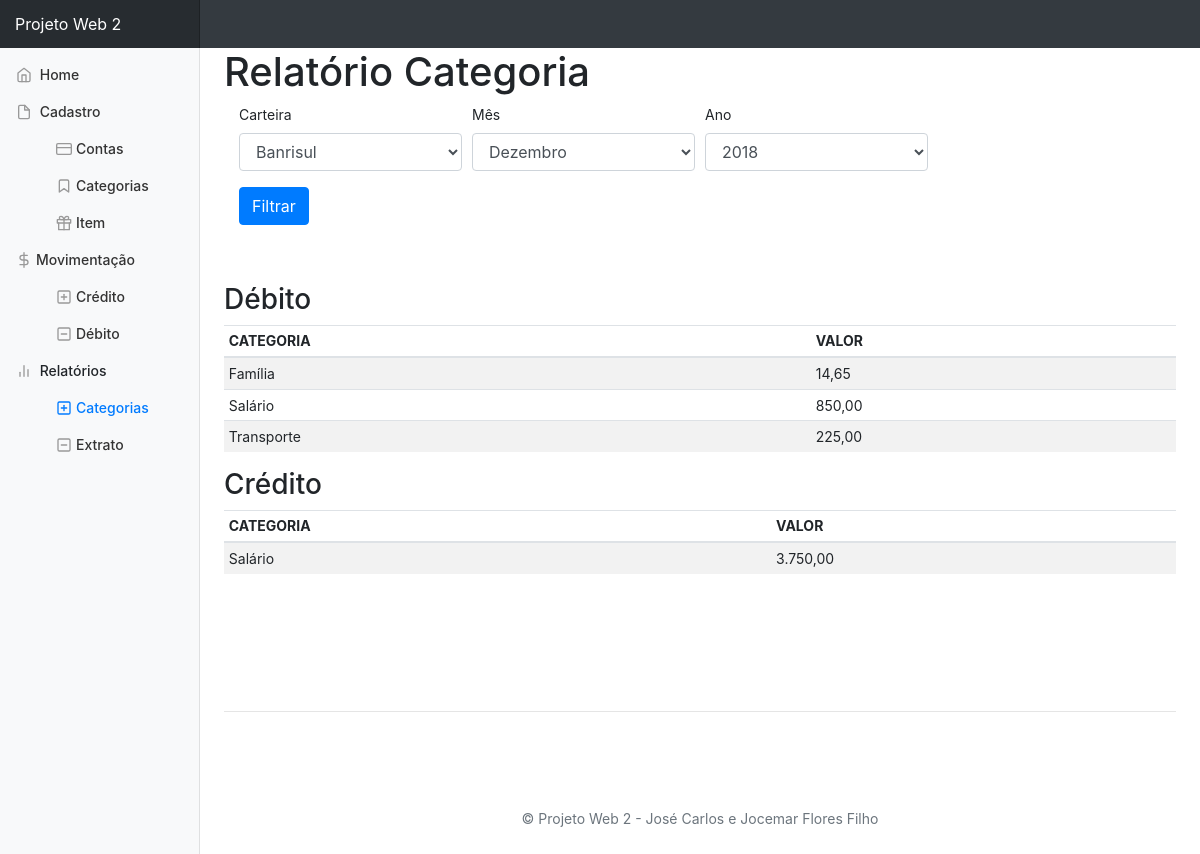
Page /?page=relatorio_categoria on the committed database.
### tables this page shows
CREATE TABLE `movimentacao` (
  `id` int(10) UNSIGNED NOT NULL,
  `id_centro_custos` int(10) UNSIGNED NOT NULL,
  `id_conta` int(10) UNSIGNED NOT NULL,
  `tipo_mov` varchar(10) NOT NULL,
  `data` date NOT NULL,
  `descricao` varchar(100) NOT NULL,
  `valor` decimal(10,2) NOT NULL
);

CREATE TABLE `centro_custos` (
  `id` int(10) UNSIGNED NOT NULL,
  `nome` varchar(45) NOT NULL
);

### class/class.ContasDAO.php (called while the page is built, shortened)
<?php
include_once($_SERVER['DOCUMENT_ROOT']."/projeto-web2/inc/class.DbAdmin.php");
require_once 'class.Contas.php';
class ContasDAO
{
	private $dba;
	public function ContasDAO()
	{
		$dba = new DbAdmin('mysql');
		$dba->connect('localhost', 'root', '', 'contas');
		$this->dba = $dba;
	}
	public function lista()
	{
		$dba = $this->dba;
		$query = 'SELECT * FROM contas ORDER BY nome';
		$res = $dba->query($query);
		$num = $dba->linhas_consulta($res);
		for ($i=0; $i<$num; $i++) {
			$idc = $dba->result($res, $i, 'id');
			$nom = $dba->result($res, $i, 'nome');
			$con = new Contas();
			$con->setId($idc);
			$con->setNome($nom);
			$ver[] = $con;
		}
		return $ver;
	}
}
 ?>

### inc/class.DbAdmin.php (called while the page is built, shortened)
<?php
	class DbAdmin{
		private $conn;
		private $tipo;
		public function DbAdmin($tipo){
			$this->tipo = $tipo;
		}
		public function connect($host, $user, $pass, $base){
			switch ($this->tipo) {
				case 'mysql':
					$this->conn = mysql_connect($host, $user, $pass) or die(mysql_error());
					break;
			}
		}
		public function query($sql){
			switch ($this->tipo) {
				case 'mysql':
					$res = mysql_query($sql, $this->conn) or die(mysql_error());
					break;
			}
			return $res;
		}
		public function linhas_consulta($res){
			$num = mysql_num_rows($res);
			return $num;
		}
		public function result ($res, $lin, $col){
			switch($this->tipo){
				case 'mysql':
					$val = mysql_result($res, $lin, $col);
				break;
			}
			return $val;
		}
	}
?>

### class/class.Contas.php (called while the page is built, shortened)
<?php
	class Contas{
		private $id;
		private $nome;
		public function setId($id){
			$this->id = $id;
		}
		public function setNome($nome){
			$this->nome = $nome;
		}
		public function getId(){
			return $this->id;
		}
		public function getNome(){
			return $this->nome;
		}
	}
?>

### class/class.RelatorioDAO.php (called while the page is built, shortened)
<?php
require_once ($_SERVER['DOCUMENT_ROOT']."/projeto-web2/inc/class.DbAdmin.php");
require_once 'class.Relatorio.php';
class RelatorioDAO
{
	private $dba;
	public function RelatorioDAO()
	{
		$dba = new DbAdmin('mysql');
		$dba->connect('localhost', 'root', '', 'contas');
		$this->dba = $dba;
	}
	public function extratoCatetoria($tipo, $mes, $ano, $carteira)
	{
		$dba = $this->dba;
		$query = 'SELECT movimentacao.id,
		movimentacao.tipo_mov,
        movimentacao.data,
        FORMAT(SUM(movimentacao.valor), 2, "de_DE") AS soma,
        contas.nome AS conta,
        contas.id,
        centro_custos.nome,
        movimentacao.descricao
		FROM movimentacao, contas, centro_custos
		WHERE movimentacao.id_conta = contas.id
		AND movimentacao.id_centro_custos = centro_custos.id
		AND movimentacao.tipo_mov = "'.$tipo.'" AND movimentacao.data LIKE "'.$ano.'-'.$mes.'-%"
		AND contas.id = '.$carteira.'
		GROUP BY centro_custos.nome';
		$res = $dba->query($query);
		$num = $dba->linhas_consulta($res);
		for ($i=0; $i<$num; $i++) {
			$tipo_mov	= $dba->result($res, $i, 'tipo_mov');
			$soma	 	= $dba->result($res, $i, 'soma');
			$categoria 	= $dba->result($res, $i, 'nome');
			$rel = new Relatorio();
			$rel->setTipo($tipo_mov);
			$rel->setCategoria($categoria);
			$rel->setSoma($soma);
			$rel->setCarteira($carteira);
			$ver[] = $rel;
		}
		return $ver;
	}
}
?>

### class/class.Relatorio.php (called while the page is built, shortened)
<?php
	class Relatorio
	{
		private $soma;
		private $categoria;
		public function setSoma($soma)
		{
			$this->soma = $soma;
		}
		public function setCategoria($categoria)
		{
			$this->categoria = $categoria;
		}
		public function getSoma()
		{
			return $this->soma;
		}
		public function getCategoria()
		{
			return $this->categoria;
		}
	}
?>

### src/tpl.relatorio_categoria.php (the view, shortened to what this page needs)
<?php
include_once 'class/class.Contas.php';
include_once 'class/class.ContasDAO.php';
include_once 'class/class.Relatorio.php';
include_once 'class/class.RelatorioDAO.php';
if (isset($_POST['mesFiltro']) && !empty($_POST['mesFiltro'])) {
	$mes = $_POST['mesFiltro'];
} else {
	$mes = date("m");
}
if (isset($_POST['anoFiltro']) && !empty($_POST['anoFiltro'])) {
	$ano = $_POST['anoFiltro'];
} else {
	$ano = date("Y");
}
if (isset($_POST['carteiraFiltro']) && !empty($_POST['carteiraFiltro'])) {
	$carteira = $_POST['carteiraFiltro'];
} else {
	$carteira = 2;
}
$contasDAO    = new ContasDAO();
$relatorioDAO = new RelatorioDAO();
?>
<h1>Relatório Categoria</h1>
<div class="container-fluid">
  <div class="row">
    <div class="col-md-12">
      <form action="?page=relatorio_categoria" method="post">
        <div class="form-row">
        	<div class="col-md-3 mb-3">
        		<label for="carteiraFiltro">Carteira</label>
    			<select class="form-control" name="carteiraFiltro" id="id_conta">
              <?php
              $conta = $contasDAO->lista();
              foreach ($conta as $i =>$val) { ?>
                <option value = "<?php echo $conta[$i]->getId() ?>"><?php echo $conta[$i]->getNome() ?></option>
              <?php } ?>
            </select>
        	</div>
          <div class="col-md-3 mb-3">
            <label for="dataFiltro">Mês</label>
              <select class="form-control" name="mesFiltro" id="">
                <option value="12" <?php if ($mes=='12') {echo 'selected';} ?>>Dezembro</option>
              </select>
          </div>
          <div class="col-md-3 mb-3">
            <label for="anoFiltro">Ano</label>
            <select class="form-control" name="anoFiltro" id="">
              <option value="2018" <?php if ($ano=='2018') {echo 'selected';} ?>>2018</option>
            </select>
          </div>
          <div class="col-md-6 mb-3">
            <button class="btn btn-primary" type="submit">Filtrar</button>
          </div>
        </div>
      </form>
    </div>
  </div>
</div>
<?php
echo '<br>';
$lista = $relatorioDAO->extratoCatetoria('debito', $mes, $ano, $carteira);
echo '<br>';
?>
<h3>Débito</h3>
<div class="table-responsive">
  <table class="table table-striped table-sm">
    <thead>
      <tr>
        <th>CATEGORIA</th>
        <th>VALOR</th>
      </tr>
    </thead>
    <tbody>
    <?php
      if($lista != 0){
        foreach ($lista as $i =>$val) {
          echo '<tr>';
            echo '<td>'. $lista[$i]->getCategoria() .'</td>';
            echo '<td>'. $lista[$i]->getSoma() .'</td>';
          echo '</tr>';
        }
      }else{
        echo 'Nenhum registro encontrado!';
      }
    ?>
  </tbody>
  </table>
<?php
$lista = $relatorioDAO->extratoCatetoria('credito', $mes, $ano, $carteira);
?>
<h3>Crédito</h3>
<div class="table-responsive">
  <table class="table table-striped table-sm">
    <thead>
      <tr>
        <th>CATEGORIA</th>
        <th>VALOR</th>
      </tr>
    </thead>
    <tbody>
    <?php
      if($lista != 0){
        foreach ($lista as $i =>$val) {
          echo '<tr>';
            echo '<td>'. $lista[$i]->getCategoria() .'</td>';
            echo '<td>'. $lista[$i]->getSoma() .'</td>';
          echo '</tr>';
        }
      }else{
        echo 'Nenhum registro encontrado!';
      }
    ?>
  </tbody>
  </table>
  <br>
  <br>
  <br>
  <br>
  <br>
<?php include 'tpl.footer.php'; ?>
</div>

### dashboard.css (style rules this page uses)
body { font-size: .875rem; }

### rows in the picture
movimentacao: id_centro_custos.nome "Família", Soma "14,65"
movimentacao: id_centro_custos.nome "Salário", Soma "850,00"
movimentacao: id_centro_custos.nome "Transporte", Soma "225,00"
movimentacao: id_centro_custos.nome "Salário", Soma "3.750,00"

### other values in the picture
form field carteiraFiltro "Banrisul"
